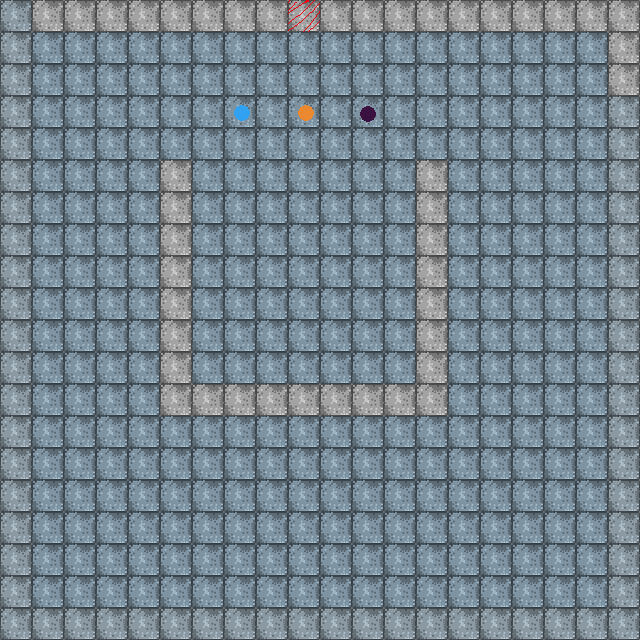

A 2D game scene composited from a Tiled map and its tileset images. What follows is a short description and the map's XML, with every tile layer's data as written:
An orthogonal 20x20 tile map with 32x32 px tiles, 5 tile layers (Floor, Wall, CeilingP1, Object, ...), 2 hidden layers not drawn.

<map version="1.0" orientation="orthogonal" renderorder="left-down" width="20" height="20" tilewidth="32" tileheight="32" nextobjectid="1">
 <properties>
  <property name="-PuzzleId" value="0" />
  <property name="=FloorButtonSequence" value="2,1,0,1" />
  <property name="PlayerStartingPosition" value="10,5" />
  <property name="name" value="Test 1" />
 </properties>
 <tileset firstgid="1" source="Tileset.tsx" />
 <layer name="Floor" width="20" height="20">
  <data encoding="csv">
0,0,0,0,0,0,0,0,0,32,32,32,0,0,0,0,0,0,0,0,
0,32,32,32,32,32,32,32,32,32,32,32,32,32,32,32,32,32,32,0,
0,32,32,32,32,32,32,32,32,32,32,32,32,32,32,32,32,32,32,0,
0,32,32,32,32,32,32,32,32,32,32,32,32,32,32,32,32,32,32,0,
0,32,32,32,32,32,32,32,32,32,32,32,32,32,32,32,32,32,32,0,
0,32,32,32,32,0,32,32,32,32,32,32,32,0,32,32,32,32,32,0,
0,32,32,32,32,0,32,32,32,32,32,32,32,0,32,32,32,32,32,0,
0,32,32,32,32,0,32,32,32,32,32,32,32,0,32,32,32,32,32,0,
0,32,32,32,32,0,32,32,32,32,32,32,32,0,32,32,32,32,32,0,
0,32,32,32,32,0,32,32,32,32,32,32,32,0,32,32,32,32,32,0,
0,32,32,32,32,0,32,32,32,32,32,32,32,0,32,32,32,32,32,0,
0,32,32,32,32,0,32,32,32,32,32,32,32,0,32,32,32,32,32,0,
0,32,32,32,32,0,0,0,0,0,0,0,0,0,32,32,32,32,32,0,
0,32,32,32,32,32,32,32,32,32,32,32,32,32,32,32,32,32,32,0,
0,32,32,32,32,32,32,32,32,32,32,32,32,32,32,32,32,32,32,0,
0,32,32,32,32,32,32,32,32,32,32,32,32,32,32,32,32,32,32,0,
0,32,32,32,32,32,32,32,32,32,32,32,32,32,32,32,32,32,32,0,
0,32,32,32,32,32,32,32,32,32,32,32,32,32,32,32,32,32,32,0,
0,32,32,32,32,32,32,32,32,32,32,32,32,32,32,32,32,32,32,0,
0,0,0,0,0,0,0,0,0,0,0,0,0,0,0,0,0,0,0,0
</data>
 </layer>
 <layer name="Wall" width="20" height="20">
  <properties>
   <property name="Offset" value="1" />
  </properties>
  <data encoding="csv">
31,30,30,30,30,30,30,30,30,42,30,30,30,30,30,30,30,30,30,30,
31,0,0,0,0,0,0,0,0,0,0,0,0,0,0,0,0,0,0,30,
31,0,0,0,0,0,0,0,0,0,0,0,0,0,0,0,0,0,0,30,
31,0,0,0,0,0,0,0,0,0,0,0,0,0,0,0,0,0,0,31,
31,0,0,0,0,0,0,0,0,0,0,0,0,0,0,0,0,0,0,31,
31,0,0,0,0,30,0,0,0,0,0,0,0,30,0,0,0,0,0,31,
31,0,0,0,0,30,0,0,0,0,0,0,0,30,0,0,0,0,0,31,
31,0,0,0,0,30,0,0,0,0,0,0,0,30,0,0,0,0,0,31,
31,0,0,0,0,30,0,0,0,0,0,0,0,30,0,0,0,0,0,31,
31,0,0,0,0,30,0,0,0,0,0,0,0,30,0,0,0,0,0,31,
31,0,0,0,0,30,0,0,0,0,0,0,0,30,0,0,0,0,0,31,
31,0,0,0,0,30,0,0,0,0,0,0,0,30,0,0,0,0,0,31,
31,0,0,0,0,30,30,30,30,30,30,30,30,30,0,0,0,0,0,31,
31,0,0,0,0,0,0,0,0,0,0,0,0,0,0,0,0,0,0,31,
31,0,0,0,0,0,0,0,0,0,0,0,0,0,0,0,0,0,0,31,
31,0,0,0,0,0,0,0,0,0,0,0,0,0,0,0,0,0,0,31,
31,0,0,0,0,0,0,0,0,0,0,0,0,0,0,0,0,0,0,31,
31,0,0,0,0,0,0,0,0,0,0,0,0,0,0,0,0,0,0,31,
31,0,0,0,0,0,0,0,0,0,0,0,0,0,0,0,0,0,0,31,
31,31,31,31,31,31,31,31,31,31,31,31,31,31,31,31,31,31,31,31
</data>
 </layer>
 <layer name="CeilingP1" width="20" height="20">
  <properties>
   <property name="UnityLayer" value="P1 Only" />
  </properties>
  <data encoding="csv">
0,0,0,0,0,0,0,0,0,0,0,0,0,0,0,0,0,0,0,0,
0,0,0,0,0,0,0,0,0,0,0,0,0,0,0,0,0,0,0,0,
0,0,0,0,0,0,0,0,0,0,0,0,0,0,0,0,0,0,0,0,
0,0,0,0,0,0,0,0,0,0,0,0,0,0,0,0,0,0,0,0,
0,0,0,0,0,0,0,0,0,0,0,0,0,0,0,0,0,0,0,0,
0,0,0,0,0,0,0,0,0,0,0,0,0,0,0,0,0,0,0,0,
0,0,0,0,0,0,0,0,0,0,0,0,0,0,0,0,0,0,0,0,
0,0,0,0,0,0,0,0,0,0,0,0,0,0,0,0,0,0,0,0,
0,0,0,0,0,0,0,0,0,0,0,0,0,0,0,0,0,0,0,0,
0,0,0,0,0,0,0,0,0,0,0,0,0,0,0,0,0,0,0,0,
0,0,0,0,0,0,0,0,0,0,0,0,0,0,0,0,0,0,0,0,
0,0,0,0,0,0,0,0,0,0,0,0,0,0,0,0,0,0,0,0,
0,0,0,0,0,0,0,0,0,0,0,0,0,0,0,0,0,0,0,0,
0,0,0,0,0,0,0,0,0,0,0,0,0,0,0,0,0,0,0,0,
0,0,0,0,0,0,0,0,0,0,0,0,0,0,0,0,0,0,0,0,
0,0,0,0,0,0,0,0,0,0,0,0,0,0,0,0,0,0,0,0,
0,0,0,0,0,0,0,0,0,0,0,0,0,0,0,0,0,0,0,0,
0,0,0,0,0,0,0,0,0,0,0,0,0,0,0,0,0,0,0,0,
0,0,0,0,0,0,0,0,0,0,0,0,0,0,0,0,0,0,0,0,
0,0,0,0,0,0,0,0,0,0,0,0,0,0,0,0,0,0,0,0
</data>
 </layer>
 <layer name="Object" width="20" height="20">
  <data encoding="csv">
0,0,0,0,0,0,0,0,0,0,0,0,0,0,0,0,0,0,0,0,
0,0,0,0,0,0,0,0,0,0,0,0,0,0,0,0,0,0,0,0,
0,0,0,0,0,0,0,0,0,0,0,0,0,0,0,0,0,0,0,0,
0,0,0,0,0,0,0,5,0,6,0,7,0,0,0,0,0,0,0,0,
0,0,0,0,0,0,0,0,0,0,0,0,0,0,0,0,0,0,0,0,
0,0,0,0,0,0,0,0,0,0,0,0,0,0,0,0,0,0,0,0,
0,0,0,0,0,0,0,0,0,0,0,0,0,0,0,0,0,0,0,0,
0,0,0,0,0,0,0,0,0,0,0,0,0,0,0,0,0,0,0,0,
0,0,0,0,0,0,0,0,0,0,0,0,0,0,0,0,0,0,0,0,
0,0,0,0,0,0,0,0,0,0,0,0,0,0,0,0,0,0,0,0,
0,0,0,0,0,0,0,0,0,0,0,0,0,0,0,0,0,0,0,0,
0,0,0,0,0,0,0,0,0,0,0,0,0,0,0,0,0,0,0,0,
0,0,0,0,0,0,0,0,0,0,0,0,0,0,0,0,0,0,0,0,
0,0,0,0,0,0,0,0,0,0,0,0,0,0,0,0,0,0,0,0,
0,0,0,0,0,0,0,0,0,0,0,0,0,0,0,0,0,0,0,0,
0,0,0,0,0,0,0,0,0,0,0,0,0,0,0,0,0,0,0,0,
0,0,0,0,0,0,0,0,0,0,0,0,0,0,0,0,0,0,0,0,
0,0,0,0,0,0,0,0,0,0,0,0,0,0,0,0,0,0,0,0,
0,0,0,0,0,0,0,0,0,0,0,0,0,0,0,0,0,0,0,0,
0,0,0,0,0,0,0,0,0,0,0,0,0,0,0,0,0,0,0,0
</data>
 </layer>
 <layer name="RoofP2" width="20" height="20">
  <properties>
   <property name="UnityLayer" value="P2 Only" />
  </properties>
  <data encoding="csv">
0,0,0,0,0,0,0,0,0,0,0,0,0,0,0,0,0,0,0,0,
0,0,0,0,0,0,0,0,0,0,0,0,0,0,0,0,0,0,0,0,
0,0,0,0,0,0,0,0,0,0,0,0,0,0,0,0,0,0,0,0,
0,0,0,0,0,0,0,0,0,0,0,0,0,0,0,0,0,0,0,0,
0,0,0,0,0,0,0,0,0,0,0,0,0,0,0,0,0,0,0,0,
0,0,0,0,0,0,0,0,0,0,0,0,0,0,0,0,0,0,0,0,
0,0,0,0,0,0,0,0,0,0,0,0,0,0,0,0,0,0,0,0,
0,0,0,0,0,0,0,0,0,0,0,0,0,0,0,0,0,0,0,0,
0,0,0,0,0,0,0,0,0,0,0,0,0,0,0,0,0,0,0,0,
0,0,0,0,0,0,0,0,0,0,0,0,0,0,0,0,0,0,0,0,
0,0,0,0,0,0,0,0,0,0,0,0,0,0,0,0,0,0,0,0,
0,0,0,0,0,0,0,0,0,0,0,0,0,0,0,0,0,0,0,0,
0,0,0,0,0,0,0,0,0,0,0,0,0,0,0,0,0,0,0,0,
0,0,0,0,0,0,0,0,0,0,0,0,0,0,0,0,0,0,0,0,
0,0,0,0,0,0,0,0,0,0,0,0,0,0,0,0,0,0,0,0,
0,0,0,0,0,0,0,0,0,0,0,0,0,0,0,0,0,0,0,0,
0,0,0,0,0,0,0,0,0,0,0,0,0,0,0,0,0,0,0,0,
0,0,0,0,0,0,0,0,0,0,0,0,0,0,0,0,0,0,0,0,
0,0,0,0,0,0,0,0,0,0,0,0,0,0,0,0,0,0,0,0,
0,0,0,0,0,0,0,0,0,0,0,0,0,0,0,0,0,0,0,0
</data>
 </layer>
 <layer name="Wall2" width="20" height="20" visible="0">
  <properties>
   <property name="Offset" value="2" />
  </properties>
  <data encoding="csv">
34,34,34,34,34,34,34,34,34,34,34,34,34,34,34,34,34,34,34,34,
34,0,0,0,0,0,0,0,0,0,0,0,0,0,0,0,0,0,0,34,
34,0,0,0,0,0,0,0,0,0,0,0,0,0,0,0,0,0,0,34,
34,0,0,0,0,0,0,0,0,0,0,0,0,0,0,0,0,0,0,34,
34,0,0,0,0,0,0,0,0,0,0,0,0,0,0,0,0,0,0,34,
34,0,0,0,0,0,0,0,0,0,0,0,0,0,0,0,0,0,0,34,
34,0,0,0,0,0,0,0,0,0,0,0,0,0,0,0,0,0,0,34,
34,0,0,0,0,0,0,0,0,0,0,0,0,0,0,0,0,0,0,34,
34,0,0,0,0,0,0,0,0,0,0,0,0,0,0,0,0,0,0,34,
34,0,0,0,0,0,0,0,0,0,0,0,0,0,0,0,0,0,0,34,
34,0,0,0,0,0,0,0,0,0,0,0,0,0,0,0,0,0,0,34,
34,0,0,0,0,0,0,0,0,0,0,0,0,0,0,0,0,0,0,34,
34,0,0,0,0,0,0,0,0,0,0,0,0,0,0,0,0,0,0,34,
34,0,0,0,0,0,0,0,0,0,0,0,0,0,0,0,0,0,0,34,
34,0,0,0,0,0,0,0,0,0,0,0,0,0,0,0,0,0,0,34,
34,0,0,0,0,0,0,0,0,0,0,0,0,0,0,0,0,0,0,34,
34,0,0,0,0,0,0,0,0,0,0,0,0,0,0,0,0,0,0,34,
34,0,0,0,0,0,0,0,0,0,0,0,0,0,0,0,0,0,0,34,
34,0,0,0,0,0,0,0,0,0,0,0,0,0,0,0,0,0,0,34,
34,34,34,34,34,34,34,34,34,34,34,34,34,34,34,34,34,34,34,34
</data>
 </layer>
 <layer name="Wall3" width="20" height="20" visible="0">
  <properties>
   <property name="Offset" value="3" />
  </properties>
  <data encoding="csv">
35,35,35,35,35,35,35,35,35,35,35,35,35,35,35,35,35,35,35,35,
35,0,0,0,0,0,0,0,0,0,0,0,0,0,0,0,0,0,0,35,
35,0,0,0,0,0,0,0,0,0,0,0,0,0,0,0,0,0,0,35,
35,0,0,0,0,0,0,0,0,0,0,0,0,0,0,0,0,0,0,35,
35,0,0,0,0,0,0,0,0,0,0,0,0,0,0,0,0,0,0,35,
35,0,0,0,0,0,0,0,0,0,0,0,0,0,0,0,0,0,0,35,
35,0,0,0,0,0,0,0,0,0,0,0,0,0,0,0,0,0,0,35,
35,0,0,0,0,0,0,0,0,0,0,0,0,0,0,0,0,0,0,35,
35,0,0,0,0,0,0,0,0,0,0,0,0,0,0,0,0,0,0,35,
35,0,0,0,0,0,0,0,0,0,0,0,0,0,0,0,0,0,0,35,
35,0,0,0,0,0,0,0,0,0,0,0,0,0,0,0,0,0,0,35,
35,0,0,0,0,0,0,0,0,0,0,0,0,0,0,0,0,0,0,35,
35,0,0,0,0,0,0,0,0,0,0,0,0,0,0,0,0,0,0,35,
35,0,0,0,0,0,0,0,0,0,0,0,0,0,0,0,0,0,0,35,
35,0,0,0,0,0,0,0,0,0,0,0,0,0,0,0,0,0,0,35,
35,0,0,0,0,0,0,0,0,0,0,0,0,0,0,0,0,0,0,35,
35,0,0,0,0,0,0,0,0,0,0,0,0,0,0,0,0,0,0,35,
35,0,0,0,0,0,0,0,0,0,0,0,0,0,0,0,0,0,0,35,
35,0,0,0,0,0,0,0,0,0,0,0,0,0,0,0,0,0,0,35,
35,35,35,35,35,35,35,35,35,35,35,35,35,35,35,35,35,35,35,35
</data>
 </layer>
</map>
